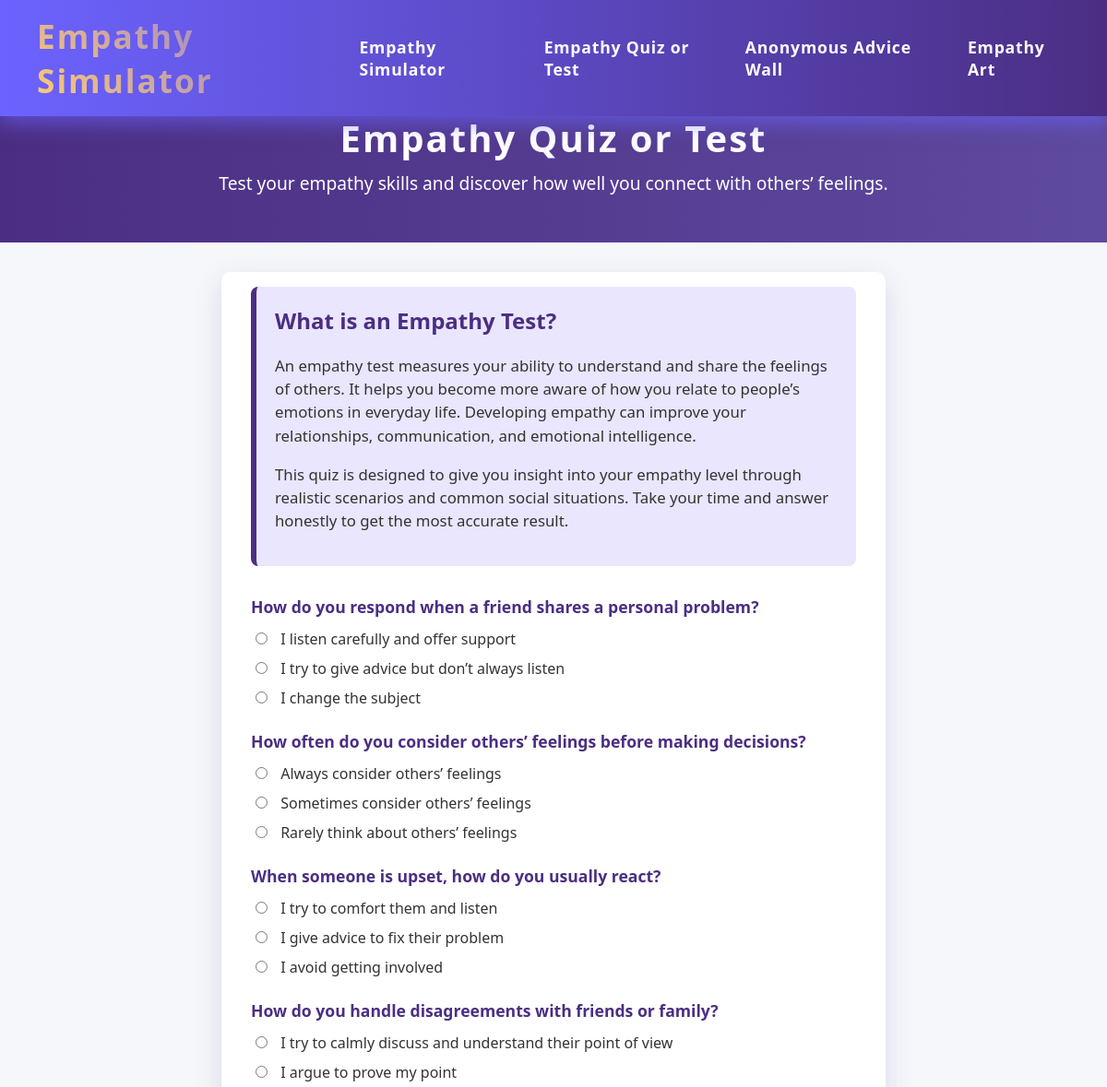
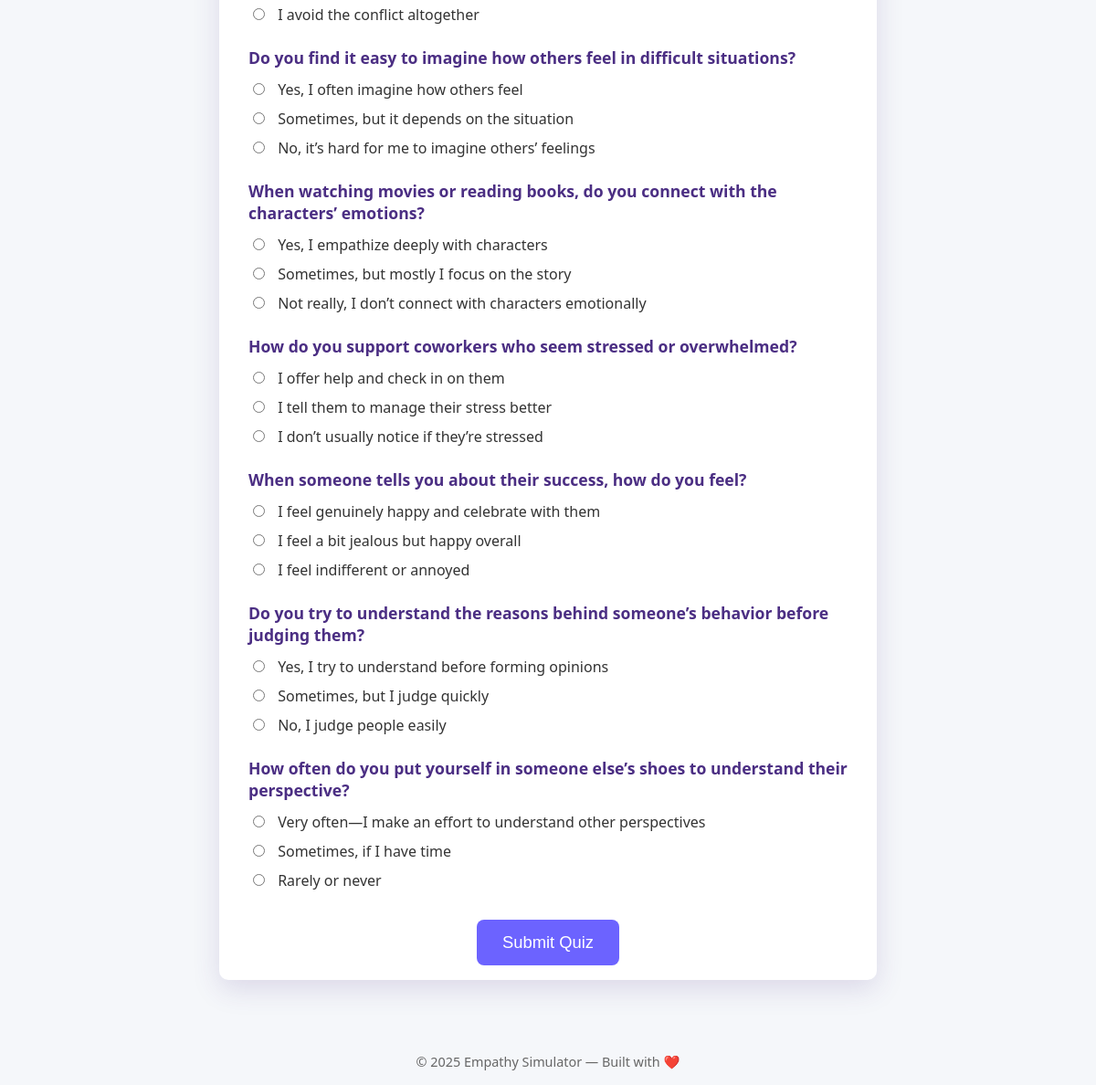
/empathy_quiz.php, run on the app's committed database (2 pictures, top to bottom).
### tables this page shows
CREATE TABLE `empathy_quiz_options` (
  `id` int(11) NOT NULL,
  `question_id` int(11) NOT NULL,
  `option_text` varchar(255) NOT NULL,
  `score` int(11) NOT NULL DEFAULT 0
);

### empathy_quiz.php (the view, shortened to what this page needs)
<?php
include_once 'config.php';
$score = 0;
$totalQuestions = 0;
$feedback = '';
$questions = [];
$qRes = $conn->query("SELECT * FROM empathy_quiz_questions ORDER BY id ASC");
while ($qRow = $qRes->fetch_assoc()) {
    $qId = $qRow['id'];
    $questions[$qId] = [
        'question' => $qRow['question'],
        'options' => []
    ];
    $oRes = $conn->query("SELECT * FROM empathy_quiz_options WHERE question_id = $qId ORDER BY id ASC");
    while ($oRow = $oRes->fetch_assoc()) {
        $questions[$qId]['options'][] = $oRow;
    }
}
?>
<!DOCTYPE html>
<html lang="en">
<head>
</head>
<body>
<nav class="navbar">
  <div class="logo">Empathy Simulator</div>
  <ul class="nav-links">
    <li><a href="empathy_simulator.php">Empathy Simulator</a></li>
    <li><a href="empathy_quiz.php">Empathy Quiz or Test</a></li>
    <li><a href="anonymous_advice_wall.php">Anonymous Advice Wall</a></li>
    <li><a href="art_gallery.php">Empathy Art</a></li>
  </ul>
</nav>
<header>
  <h1>Empathy Quiz or Test</h1>
  <p>Test your empathy skills and discover how well you connect with others’ feelings.</p>
</header>
<main>
  <section class="intro">
    <h2>What is an Empathy Test?</h2>
    <p>
      An empathy test measures your ability to understand and share the feelings of others.
      It helps you become more aware of how you relate to people’s emotions in everyday life.
      Developing empathy can improve your relationships, communication, and emotional intelligence.
    </p>
    <p>
      This quiz is designed to give you insight into your empathy level through realistic scenarios
      and common social situations. Take your time and answer honestly to get the most accurate result.
    </p>
  </section>
<?php if ($_SERVER['REQUEST_METHOD'] === 'POST'): ?>
  <div class="result">
    <p><strong>Your Score: <?= $score ?> / <?= $totalQuestions * 5 ?></strong></p>
    <p><?= htmlspecialchars($feedback) ?></p>
    <p><a href="<?= $_SERVER['PHP_SELF'] ?>" style="color:#6c63ff; text-decoration:none;">Try Again</a></p>
  </div>
<?php else: ?>
  <form method="POST" action="">
    <?php foreach ($questions as $qId => $qData): ?>
      <div class="question">
        <p><?= htmlspecialchars($qData['question']) ?></p>
        <?php foreach ($qData['options'] as $option): ?>
          <label>
            <input type="radio" name="answers[<?= $qId ?>]" value="<?= $option['id'] ?>" required />
            <?= htmlspecialchars($option['option_text']) ?>
          </label>
        <?php endforeach; ?>
      </div>
    <?php endforeach; ?>
    <button type="submit">Submit Quiz</button>
  </form>
<?php endif; ?>
</main>
<footer>
  &copy; <?= date('Y') ?> Empathy Simulator — Built with ❤️
</footer>
</body>
</html>

### empathy_quiz.php (style rules this page uses)
* { box-sizing: border-box; }
body { font-family: 'Segoe UI', Tahoma, Geneva, Verdana, sans-serif; background: #f5f7fa; margin: 0; padding: 0; color: #333; }
header { background: linear-gradient(90deg, #4b2e83, #5e4a9f); padding: 2rem 1rem; color: white; text-align: center; }
header h1 { margin: 0; font-size: 2.5rem; letter-spacing: 2px; }
header p { margin-top: 0.5rem; font-size: 1.2rem; font-weight: 300; }
main { max-width: 720px; margin: 2rem auto 4rem auto; padding: 1rem 2rem; background: white; border-radius: 10px; box-shadow: 0 10px 30px rgba(75,46,131,0.15); }
header { margin-top: 90px; }
.intro { background-color: #e9e6fd; border-left: 6px solid #4b2e83; padding: 20px; margin-bottom: 2rem; border-radius: 8px; }
.intro h2 { color: #4b2e83; margin-top: 0; }
.intro p { font-size: 1.05rem; line-height: 1.5; color: #333; }
form { margin-top: 1.5rem; }
.question { margin-bottom: 24px; }
.question p { font-weight: 700; font-size: 1.1rem; margin-bottom: 12px; color: #4b2e83; }
label { display: block; margin-bottom: 10px; cursor: pointer; font-size: 1rem; }
input[type="radio"] { margin-right: 10px; accent-color: #6c63ff; cursor: pointer; }
button { display: block; background-color: #6c63ff; color: white; border: none; padding: 14px 28px; font-size: 1.15rem; border-radius: 8px; cursor: pointer; margin: 2rem auto 0 auto; transition: background-color 0.3s ease; }
footer { text-align: center; padding: 1rem; color: #666; font-size: 0.9rem; }
.navbar { position: fixed; top: 0; width: 100%; background: linear-gradient(90deg, #5e4a9f, #4b2e83); color: white; display: flex; justify-content: space-between; align-items: center; padding: 15px 40px; z-index: 1000; box-shadow: 0 6px 15px rgba(75, 46, 131, 0.5); backdrop-filter: saturate(180%) blur(8px); font-weight: 600; letter-spacing: 0.8px; font-size: 1rem; transition: background 0.3s ease; }
.logo { font-size: 2.2rem; font-weight: 900; background: linear-gradient(45deg, #ffcc70, #6c63ff); -webkit-background-clip: text; -webkit-text-fill-color: transparent; cursor: default; user-select: none; letter-spacing: 2px; transition: transform 0.3s ease; }
.nav-links { list-style: none; display: flex; gap: 30px; margin: 0; padding: 0; }
.nav-links a { color: #fefefe; text-decoration: none; font-size: 1.1rem; font-weight: 600; position: relative; padding-bottom: 5px; transition: color 0.3s ease; }
.nav-links a::after { content: ""; position: absolute; width: 0; height: 2px; bottom: 0; left: 0; background: #ffcc70; transition: width 0.3s ease; }

### data on the page
empathy_quiz_options: option_text "I listen carefully and offer support"
empathy_quiz_options: option_text "I try to give advice but don’t always listen"
empathy_quiz_options: option_text "I change the subject"
empathy_quiz_options: option_text "Always consider others’ feelings"
empathy_quiz_options: option_text "Sometimes consider others’ feelings"
empathy_quiz_options: option_text "Rarely think about others’ feelings"
empathy_quiz_options: option_text "I try to comfort them and listen"
empathy_quiz_options: option_text "I give advice to fix their problem"
empathy_quiz_options: option_text "I avoid getting involved"
empathy_quiz_options: option_text "I try to calmly discuss and understand their point of view"
empathy_quiz_options: option_text "I argue to prove my point"
empathy_quiz_options: option_text "I avoid the conflict altogether"
empathy_quiz_options: option_text "Yes, I often imagine how others feel"
empathy_quiz_options: option_text "Sometimes, but it depends on the situation"
empathy_quiz_options: option_text "No, it’s hard for me to imagine others’ feelings"
empathy_quiz_options: option_text "Yes, I empathize deeply with characters"
empathy_quiz_options: option_text "Sometimes, but mostly I focus on the story"
empathy_quiz_options: option_text "Not really, I don’t connect with characters emotionally"
empathy_quiz_options: option_text "I offer help and check in on them"
empathy_quiz_options: option_text "I tell them to manage their stress better"
empathy_quiz_options: option_text "I don’t usually notice if they’re stressed"
empathy_quiz_options: option_text "I feel genuinely happy and celebrate with them"
empathy_quiz_options: option_text "I feel a bit jealous but happy overall"
empathy_quiz_options: option_text "I feel indifferent or annoyed"
empathy_quiz_options: option_text "Yes, I try to understand before forming opinions"
empathy_quiz_options: option_text "Sometimes, but I judge quickly"
empathy_quiz_options: option_text "No, I judge people easily"
empathy_quiz_options: option_text "Very often—I make an effort to understand other perspectives"
empathy_quiz_options: option_text "Sometimes, if I have time"
empathy_quiz_options: option_text "Rarely or never"

### other printed values
$qData['question'] "How do you respond when a friend shares a personal problem?"
$qData['question'] "How often do you consider others’ feelings before making decisions?"
$qData['question'] "When someone is upset, how do you usually react?"
$qData['question'] "How do you handle disagreements with friends or family?"
$qData['question'] "Do you find it easy to imagine how others feel in difficult situations?"
$qData['question'] "When watching movies or reading books, do you connect with the characters’ emotions?"
$qData['question'] "How do you support coworkers who seem stressed or overwhelmed?"
$qData['question'] "When someone tells you about their success, how do you feel?"
$qData['question'] "Do you try to understand the reasons behind someone’s behavior before judging them?"
$qData['question'] "How often do you put yourself in someone else’s shoes to understand their perspective?"
